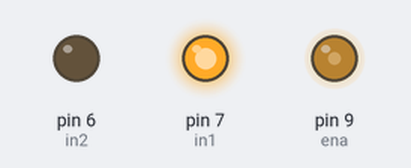
Simulated run of this sketch. Board: Arduino Uno, built with avr-gcc and run on an emulated ATmega328P. Parts: output pins drawn as LEDs (lit = HIGH). What the sketch prints to the serial monitor is not drawn.

Above: at 0.1 s.
At 3.1 s:
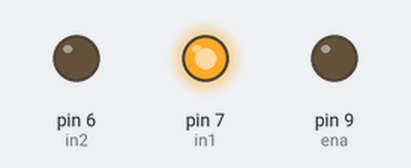
Timing chart, 0 to 4.6 s (numbered marks = the images above):
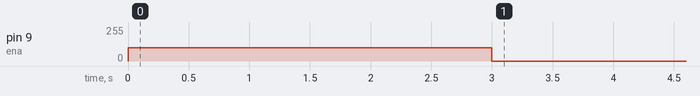

The sketch:

4.ino
```cpp
const int in1 = 7;
const int in2 = 6;
const int ena = 9;
void setup()
{
  pinMode(in1, OUTPUT);
  pinMode(in2, OUTPUT);
  pinMode(ena, OUTPUT);
  analogWrite (ena,100);
  digitalWrite (in1,HIGH);//ตามเข็ม
  digitalWrite (in2,LOW);
  Serial.begin(9600);
  Serial.println("Turn CW");
  delay(3000);
  analogWrite (ena,0);
  digitalWrite (in1,HIGH);
  digitalWrite (in2,LOW);
}
void loop()
{

}
```
